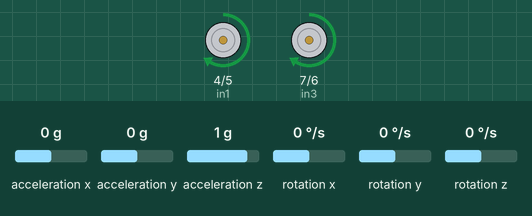
Recording of a sketch running on a simulated Arduino Uno, built with avr-gcc and run on an emulated ATmega328P. Shown: motor-driver pin pairs drawn as motors (green arrow = first pin HIGH = forward, orange = second pin HIGH = backward, longer = more drive, scaled by the enable pin). Inputs (shaded band) come from the test bench; at power-on: acceleration x 0 g, acceleration y 0 g, acceleration z 1 g, rotation x 0 °/s, rotation y 0 °/s, rotation z 0 °/s.

Above: at 4.2 s.
4.3 s: acceleration x set to -1.4 g
At 4.9 s:
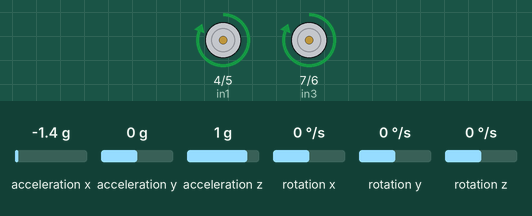
5.8 s: acceleration x set to 0.8 g
At 6.1 s:
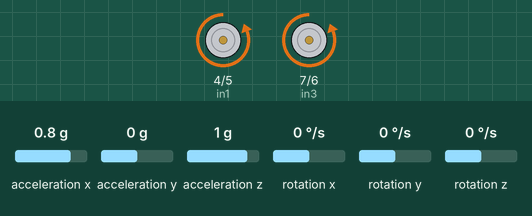
7.3 s: acceleration x set to -0.8 g
At 8.4 s:
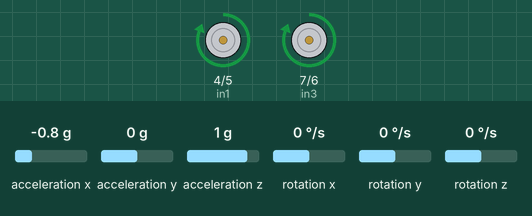
8.8 s: acceleration x set to 0.1 g
At 9.5 s:
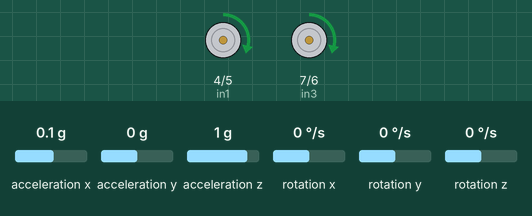
10.3 s: acceleration y set to -1.4 g
At 10.7 s:
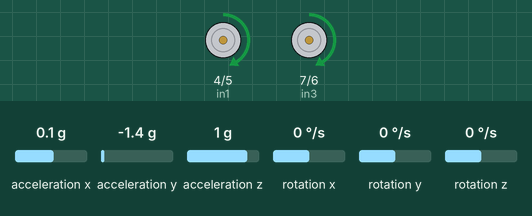
11.8 s: acceleration x set to 0 g
At 13.0 s:
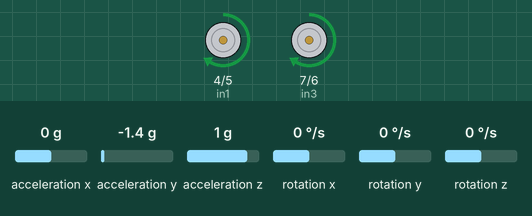
Timing chart, 0 to 14.3 s (numbered marks = the images above; inputs shaded):
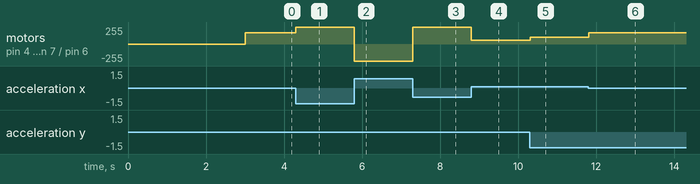

The sketch:

SelfBalancing.ino
```cpp
#include <MPU6050_tockn.h>
MPU6050 mpu(Wire);
const int enA=9;
const int enB=10;
const int in1=4;
const int in2=5;
const int in3=7;
const int in4=6;
float prevError=0;
float integral=0;
int county=0;
//best workign kp,ki,kd are 30,0.05,80
int kp= 20;
int ki= 0.8;
int kd=00;


void setup()
{
   Serial.begin(9600);
  Wire.begin();
  pinMode(enA,OUTPUT);
  pinMode(enB,OUTPUT);
  pinMode(in1,OUTPUT);
  pinMode(in2,OUTPUT);
  pinMode(in3,OUTPUT);
  pinMode(in4,OUTPUT);
  mpu.begin();
  mpu.calcGyroOffsets(true);
}


float pidval( float setpoint, float currentAngle, float *prevError, float *integral) {
    float error = setpoint - currentAngle;
    *integral += error;
    float derivative = error - (*prevError);

    // Compute PID output
    float output = kp * error + ki*(*integral) + kd* derivative;
    *prevError = error;
    // Set motor speed based on PID output
    if(output<255){
        return output;
    }
    else{
      return 255;
    }

}

void pidcontrol(float speedA) //normal balance control code
{
  if(speedA>0)
    {
    digitalWrite(in1,LOW);
    digitalWrite(in2,HIGH);
    digitalWrite(in3,LOW);
    digitalWrite(in4,HIGH);
    analogWrite(enA,speedA);
    analogWrite(enB,speedA);
    }
    else if (speedA<0)
    {
    digitalWrite(in1,HIGH);
    digitalWrite(in2,LOW);
    digitalWrite(in3,HIGH);
    digitalWrite(in4,LOW);
    analogWrite(enA,-speedA);
    analogWrite(enB,-speedA);
    }
}

void loop()
{
mpu.update();
float inpoot = mpu.getAngleY();
inpoot=inpoot+8.59;
float speedA=pidval(0, inpoot,&prevError,&integral);
pidcontrol(speedA);
}
```

Measured:
- after the input at 4.3 s, motor on pin 4 (in1) / pin 5 (in2), motor on pin 7 (in3) / pin 6 (in4): forward 171/255 → forward 255/255 at once
- after the input at 5.8 s, motor on pin 4 (in1) / pin 5 (in2), motor on pin 7 (in3) / pin 6 (in4): forward 255/255 → backward 255/255 at once
- after the input at 7.3 s, motor on pin 4 (in1) / pin 5 (in2), motor on pin 7 (in3) / pin 6 (in4): backward 255/255 → forward 255/255 at once
- after the input at 8.8 s, motor on pin 4 (in1) / pin 5 (in2), motor on pin 7 (in3) / pin 6 (in4): forward 255/255 → forward 57/255 at once
- after the input at 10.3 s, motor on pin 4 (in1) / pin 5 (in2), motor on pin 7 (in3) / pin 6 (in4): forward 57/255 → forward 105/255 at once
- after the input at 11.8 s, motor on pin 4 (in1) / pin 5 (in2), motor on pin 7 (in3) / pin 6 (in4): forward 105/255 → forward 171/255 at once
